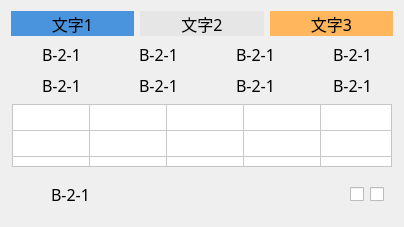
      <widget class="QWidget" name="verLayWidget21" native="true">
       <layout class="QVBoxLayout" name="verticalLayout_21">
        <item>
         <layout class="QHBoxLayout" name="horizontalLayout_173">
          <item>
           <widget class="QLabel" name="label_89">
            <property name="minimumSize">
             <size>
              <width>0</width>
              <height>25</height>
             </size>
            </property>
            <property name="maximumSize">
             <size>
              <width>16777215</width>
              <height>25</height>
             </size>
            </property>
            <property name="font">
             <font>
              <family>黑体</family>
              <pointsize>12</pointsize>
             </font>
            </property>
            <property name="autoFillBackground">
             <bool>false</bool>
            </property>
            <property name="styleSheet">
             <string notr="true">background-color: rgb(74, 148, 222);</string>
            </property>
            <property name="text">
             <string>文字1</string>
            </property>
            <property name="alignment">
             <set>Qt::AlignCenter</set>
            </property>
           </widget>
          </item>
          <item>
           <widget class="QLabel" name="label_90">
            <property name="minimumSize">
             <size>
              <width>0</width>
              <height>25</height>
             </size>
            </property>
            <property name="maximumSize">
             <size>
              <width>16777215</width>
              <height>25</height>
             </size>
            </property>
            <property name="font">
             <font>
              <family>黑体</family>
              <pointsize>12</pointsize>
             </font>
            </property>
            <property name="autoFillBackground">
             <bool>false</bool>
            </property>
            <property name="styleSheet">
             <string notr="true">background-color: rgb(230, 230, 230);</string>
            </property>
            <property name="text">
             <string>文字2</string>
            </property>
            <property name="alignment">
             <set>Qt::AlignCenter</set>
            </property>
           </widget>
          </item>
          <item>
           <widget class="QLabel" name="label_91">
            <property name="minimumSize">
             <size>
              <width>0</width>
              <height>25</height>
             </size>
            </property>
            <property name="maximumSize">
             <size>
              <width>16777215</width>
              <height>25</height>
             </size>
            </property>
            <property name="font">
             <font>
              <family>黑体</family>
              <pointsize>12</pointsize>
             </font>
            </property>
            <property name="autoFillBackground">
             <bool>false</bool>
            </property>
            <property name="styleSheet">
             <string notr="true">background-color: rgb(255, 182, 92);</string>
            </property>
            <property name="text">
             <string>文字3</string>
            </property>
            <property name="alignment">
             <set>Qt::AlignCenter</set>
            </property>
           </widget>
          </item>
         </layout>
        </item>
        <item>
         <layout class="QHBoxLayout" name="horizontalLayout_174">
          <item>
           <layout class="QHBoxLayout" name="horizontalLayout_175">
            <item>
             <widget class="QLabel" name="label_117">
              <property name="minimumSize">
               <size>
                <width>25</width>
                <height>25</height>
               </size>
              </property>
              <property name="maximumSize">
               <size>
                <width>25</width>
                <height>25</height>
               </size>
              </property>
              <property name="styleSheet">
               <string notr="true">border-image: url(:/img/false.png);</string>
              </property>
              <property name="text">
               <string/>
              </property>
             </widget>
            </item>
            <item>
             <widget class="QLabel" name="label1_119">
              <property name="minimumSize">
               <size>
                <width>60</width>
                <height>25</height>
               </size>
              </property>
              <property name="maximumSize">
               <size>
                <width>60</width>
                <height>25</height>
               </size>
              </property>
              <property name="font">
               <font>
                <family>黑体</family>
                <pointsize>12</pointsize>
               </font>
              </property>
              <property name="text">
               <string>B-2-1</string>
              </property>
             </widget>
            </item>
           </layout>
          </item>
          <item>
           <layout class="QHBoxLayout" name="horizontalLayout_176">
            <item>
             <widget class="QLabel" name="label_118">
              <property name="minimumSize">
               <size>
                <width>25</width>
                <height>25</height>
               </size>
              </property>
              <property name="maximumSize">
               <size>
                <width>25</width>
                <height>25</height>
               </size>
              </property>
              <property name="styleSheet">
               <string notr="true">border-image: url(:/img/false.png);</string>
              </property>
              <property name="text">
               <string/>
              </property>
             </widget>
            </item>
            <item>
             <widget class="QLabel" name="label1_120">
              <property name="minimumSize">
               <size>
                <width>60</width>
                <height>25</height>
               </size>
              </property>
              <property name="maximumSize">
               <size>
                <width>60</width>
                <height>25</height>
               </size>
              </property>
              <property name="font">
               <font>
                <family>黑体</family>
                <pointsize>12</pointsize>
               </font>
              </property>
              <property name="text">
               <string>B-2-1</string>
              </property>
             </widget>
            </item>
           </layout>
          </item>
          <item>
           <layout class="QHBoxLayout" name="horizontalLayout_177">
            <item>
             <widget class="QLabel" name="label_115">
              <property name="minimumSize">
               <size>
                <width>25</width>
                <height>25</height>
               </size>
              </property>
              <property name="maximumSize">
               <size>
                <width>25</width>
                <height>25</height>
               </size>
              </property>
              <property name="styleSheet">
               <string notr="true">border-image: url(:/img/false.png);</string>
              </property>
              <property name="text">
               <string/>
              </property>
             </widget>
            </item>
            <item>
             <widget class="QLabel" name="label1_121">
              <property name="minimumSize">
               <size>
                <width>60</width>
                <height>25</height>
               </size>
              </property>
              <property name="maximumSize">
               <size>
                <width>60</width>
                <height>25</height>
               </size>
              </property>
              <property name="font">
               <font>
                <family>黑体</family>
                <pointsize>12</pointsize>
               </font>
              </property>
              <property name="text">
               <string>B-2-1</string>
              </property>
             </widget>
            </item>
           </layout>
          </item>
          <item>
           <layout class="QHBoxLayout" name="horizontalLayout_178">
            <item>
             <widget class="QLabel" name="label_114">
              <property name="minimumSize">
               <size>
                <width>25</width>
                <height>25</height>
               </size>
              </property>
              <property name="maximumSize">
               <size>
                <width>25</width>
                <height>25</height>
               </size>
              </property>
              <property name="styleSheet">
               <string notr="true">border-image: url(:/img/false.png);</string>
              </property>
              <property name="text">
               <string/>
              </property>
             </widget>
            </item>
            <item>
             <widget class="QLabel" name="label1_122">
              <property name="minimumSize">
               <size>
                <width>60</width>
                <height>25</height>
               </size>
              </property>
              <property name="maximumSize">
               <size>
                <width>60</width>
                <height>25</height>
               </size>
              </property>
              <property name="font">
               <font>
                <family>黑体</family>
                <pointsize>12</pointsize>
               </font>
              </property>
              <property name="text">
               <string>B-2-1</string>
              </property>
             </widget>
            </item>
           </layout>
          </item>
         </layout>
        </item>
        <item>
         <layout class="QHBoxLayout" name="horizontalLayout_179">
          <item>
           <layout class="QHBoxLayout" name="horizontalLayout_180">
            <item>
             <widget class="QLabel" name="label_93">
              <property name="minimumSize">
               <size>
                <width>25</width>
                <height>25</height>
               </size>
              </property>
              <property name="maximumSize">
               <size>
                <width>25</width>
                <height>25</height>
               </size>
              </property>
              <property name="text">
               <string/>
              </property>
             </widget>
            </item>
            <item>
             <widget class="QLabel" name="label1_123">
              <property name="minimumSize">
               <size>
                <width>60</width>
                <height>25</height>
               </size>
              </property>
              <property name="maximumSize">
               <size>
                <width>60</width>
                <height>25</height>
               </size>
              </property>
              <property name="font">
               <font>
                <family>黑体</family>
                <pointsize>12</pointsize>
               </font>
              </property>
              <property name="text">
               <string>B-2-1</string>
              </property>
             </widget>
            </item>
           </layout>
          </item>
          <item>
           <layout class="QHBoxLayout" name="horizontalLayout_181">
            <item>
             <widget class="QLabel" name="label_119">
              <property name="minimumSize">
               <size>
                <width>25</width>
                <height>25</height>
               </size>
              </property>
              <property name="maximumSize">
               <size>
                <width>25</width>
                <height>25</height>
               </size>
              </property>
              <property name="styleSheet">
               <string notr="true">border-image: url(:/img/false.png);</string>
              </property>
              <property name="text">
               <string/>
              </property>
             </widget>
            </item>
            <item>
             <widget class="QLabel" name="label1_124">
              <property name="minimumSize">
               <size>
                <width>60</width>
                <height>25</height>
               </size>
              </property>
              <property name="maximumSize">
               <size>
                <width>60</width>
                <height>25</height>
               </size>
              </property>
              <property name="font">
               <font>
                <family>黑体</family>
                <pointsize>12</pointsize>
               </font>
              </property>
              <property name="text">
               <string>B-2-1</string>
              </property>
             </widget>
            </item>
           </layout>
          </item>
          <item>
           <layout class="QHBoxLayout" name="horizontalLayout_182">
            <item>
             <widget class="QLabel" name="label_116">
              <property name="minimumSize">
               <size>
                <width>25</width>
                <height>25</height>
               </size>
              </property>
              <property name="maximumSize">
               <size>
                <width>25</width>
                <height>25</height>
               </size>
              </property>
              <property name="styleSheet">
               <string notr="true">border-image: url(:/img/false.png);</string>
              </property>
              <property name="text">
               <string/>
              </property>
             </widget>
            </item>
            <item>
             <widget class="QLabel" name="label1_125">
              <property name="minimumSize">
               <size>
                <width>60</width>
                <height>25</height>
               </size>
              </property>
              <property name="maximumSize">
               <size>
                <width>60</width>
                <height>25</height>
               </size>
              </property>
              <property name="font">
               <font>
                <family>黑体</family>
                <pointsize>12</pointsize>
               </font>
              </property>
              <property name="text">
               <string>B-2-1</string>
              </property>
             </widget>
            </item>
           </layout>
          </item>
          <item>
           <layout class="QHBoxLayout" name="horizontalLayout_183">
            <item>
             <widget class="QLabel" name="label_120">
              <property name="minimumSize">
               <size>
                <width>25</width>
                <height>25</height>
               </size>
              </property>
              <property name="maximumSize">
               <size>
                <width>25</width>
                <height>25</height>
               </size>
              </property>
              <property name="styleSheet">
               <string notr="true">border-image: url(:/img/false.png);</string>
              </property>
              <property name="text">
               <string/>
              </property>
             </widget>
            </item>
            <item>
             <widget class="QLabel" name="label1_126">
              <property name="minimumSize">
               <size>
                <width>60</width>
                <height>25</height>
               </size>
              </property>
              <property name="maximumSize">
               <size>
                <width>60</width>
                <height>25</height>
               </size>
              </property>
              <property name="font">
               <font>
                <family>黑体</family>
                <pointsize>12</pointsize>
               </font>
              </property>
              <property name="text">
               <string>B-2-1</string>
              </property>
             </widget>
            </item>
           </layout>
          </item>
         </layout>
        </item>
        <item>
         <layout class="QHBoxLayout" name="horizontalLayout_184">
          <item>
           <widget class="QTableWidget" name="tableWidget21">
            <property name="minimumSize">
             <size>
              <width>380</width>
              <height>63</height>
             </size>
            </property>
            <property name="maximumSize">
             <size>
              <width>380</width>
              <height>63</height>
             </size>
            </property>
            <property name="font">
             <font>
              <family>黑体</family>
              <pointsize>11</pointsize>
             </font>
            </property>
            <property name="autoFillBackground">
             <bool>false</bool>
            </property>
            <property name="styleSheet">
             <string notr="true">gridline-color: rgb(200, 200, 200);
background-color: rgb(255, 255, 255);
</string>
            </property>
            <property name="verticalScrollBarPolicy">
             <enum>Qt::ScrollBarAlwaysOff</enum>
            </property>
            <property name="horizontalScrollBarPolicy">
             <enum>Qt::ScrollBarAlwaysOff</enum>
            </property>
            <property name="dragDropOverwriteMode">
             <bool>true</bool>
            </property>
            <property name="defaultDropAction">
             <enum>Qt::IgnoreAction</enum>
            </property>
            <property name="selectionMode">
             <enum>QAbstractItemView::NoSelection</enum>
            </property>
            <property name="showGrid">
             <bool>true</bool>
            </property>
            <property name="gridStyle">
             <enum>Qt::SolidLine</enum>
            </property>
            <property name="sortingEnabled">
             <bool>false</bool>
            </property>
            <property name="wordWrap">
             <bool>true</bool>
            </property>
            <property name="cornerButtonEnabled">
             <bool>true</bool>
            </property>
            <property name="rowCount">
             <number>3</number>
            </property>
            <property name="columnCount">
             <number>5</number>
            </property>
            <attribute name="horizontalHeaderVisible">
             <bool>false</bool>
            </attribute>
            <attribute name="horizontalHeaderCascadingSectionResizes">
             <bool>false</bool>
            </attribute>
            <attribute name="horizontalHeaderDefaultSectionSize">
             <number>77</number>
            </attribute>
            <attribute name="horizontalHeaderHighlightSections">
             <bool>true</bool>
            </attribute>
            <attribute name="horizontalHeaderMinimumSectionSize">
             <number>21</number>
            </attribute>
            <attribute name="horizontalHeaderShowSortIndicator" stdset="0">
             <bool>false</bool>
            </attribute>
            <attribute name="horizontalHeaderStretchLastSection">
             <bool>true</bool>
            </attribute>
            <attribute name="verticalHeaderVisible">
             <bool>false</bool>
            </attribute>
            <attribute name="verticalHeaderCascadingSectionResizes">
             <bool>false</bool>
            </attribute>
            <attribute name="verticalHeaderDefaultSectionSize">
             <number>21</number>
            </attribute>
            <attribute name="verticalHeaderHighlightSections">
             <bool>true</bool>
            </attribute>
            <attribute name="verticalHeaderMinimumSectionSize">
             <number>21</number>
            </attribute>
            <attribute name="verticalHeaderShowSortIndicator" stdset="0">
             <bool>false</bool>
            </attribute>
            <attribute name="verticalHeaderStretchLastSection">
             <bool>true</bool>
            </attribute>
            <row>
             <property name="text">
              <string>新建行</string>
             </property>
             <property name="font">
              <font>
               <family>Agency FB</family>
               <pointsize>11</pointsize>
              </font>
             </property>
            </row>
            <row>
             <property name="text">
              <string>新建行</string>
             </property>
             <property name="font">
              <font>
               <family>Agency FB</family>
               <pointsize>11</pointsize>
              </font>
             </property>
            </row>
            <row/>
            <column>
             <property name="text">
              <string>新建列</string>
             </property>
             <property name="font">
              <font>
               <pointsize>11</pointsize>
              </font>
             </property>
             <property name="foreground">
              <brush brushstyle="SolidPattern">
               <color alpha="255">
                <red>0</red>
                <green>0</green>
                <blue>0</blue>
               </color>
              </brush>
             </property>
            </column>
            <column>
             <property name="text">
              <string>新建列</string>
             </property>
             <property name="font">
              <font>
               <pointsize>11</pointsize>
              </font>
             </property>
            </column>
            <column>
             <property name="text">
              <string>新建列</string>
             </property>
             <property name="font">
              <font>
               <family>Agency FB</family>
               <pointsize>11</pointsize>
              </font>
             </property>
            </column>
            <column>
             <property name="text">
              <string>新建列</string>
             </property>
             <property name="font">
              <font>
               <family>Agency FB</family>
               <pointsize>11</pointsize>
              </font>
             </property>
            </column>
            <column/>
            <item row="0" column="0">
             <property name="text">
              <string/>
             </property>
             <property name="font">
              <font>
               <pointsize>11</pointsize>
              </font>
             </property>
            </item>
           </widget>
          </item>
         </layout>
        </item>
        <item>
         <widget class="QWidget" name="widget" native="true">
          <layout class="QHBoxLayout" name="horizontalLayout_185">
           <item>
            <widget class="QLabel" name="label_68">
             <property name="minimumSize">
              <size>
               <width>25</width>
               <height>25</height>
              </size>
             </property>
             <property name="maximumSize">
              <size>
               <width>25</width>
               <height>25</height>
              </size>
             </property>
             <property name="styleSheet">
              <string notr="true">border-image: url(:/img/false.png);</string>
             </property>
             <property name="text">
              <string/>
             </property>
            </widget>
           </item>
           <item>
            <widget class="QLabel" name="label1_127">
             <property name="minimumSize">
              <size>
               <width>60</width>
               <height>25</height>
              </size>
             </property>
             <property name="maximumSize">
              <size>
               <width>60</width>
               <height>25</height>
              </size>
             </property>
             <property name="font">
              <font>
               <family>黑体</family>
               <pointsize>12</pointsize>
              </font>
             </property>
             <property name="text">
              <string>B-2-1</string>
             </property>
            </widget>
           </item>
           <item>
            <spacer name="horizontalSpacer_43">
             <property name="orientation">
              <enum>Qt::Horizontal</enum>
             </property>
             <property name="sizeHint" stdset="0">
              <size>
               <width>40</width>
               <height>20</height>
              </size>
             </property>
            </spacer>
           </item>
           <item>
            <widget class="QCheckBox" name="checkBox_27">
             <property name="minimumSize">
              <size>
               <width>0</width>
               <height>25</height>
              </size>
             </property>
             <property name="maximumSize">
              <size>
               <width>16777215</width>
               <height>25</height>
              </size>
             </property>
             <property name="styleSheet">
              <string notr="true">QCheckBox::indicator:unchecked {
width:80px;height:25px; image:url(:/img/Off.png);
}
QCheckBox::indicator:checked {
width:80px;height:25px; image:url(:/img/On.png);
}</string>
             </property>
             <property name="text">
              <string/>
             </property>
            </widget>
           </item>
           <item>
            <widget class="QCheckBox" name="checkBox_28">
             <property name="minimumSize">
              <size>
               <width>0</width>
               <height>25</height>
              </size>
             </property>
             <property name="maximumSize">
              <size>
               <width>16777215</width>
               <height>25</height>
              </size>
             </property>
             <property name="styleSheet">
              <string notr="true">QCheckBox::indicator:unchecked {
width:80px;height:25px; image:url(:/img/Off.png);
}
QCheckBox::indicator:checked {
width:80px;height:25px; image:url(:/img/On.png);
}</string>
             </property>
             <property name="text">
              <string/>
             </property>
            </widget>
           </item>
          </layout>
         </widget>
        </item>
       </layout>
      </widget>
